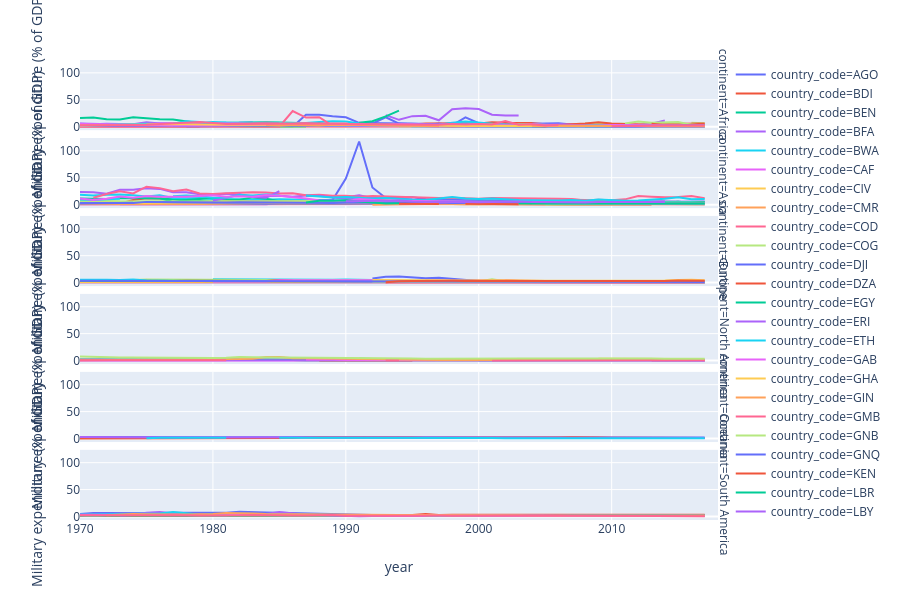

Source (notebook cell):
### Code cell
px.line(df, color='country_code', x='year', y='Military expenditure (% of GDP)', facet_row='continent')
